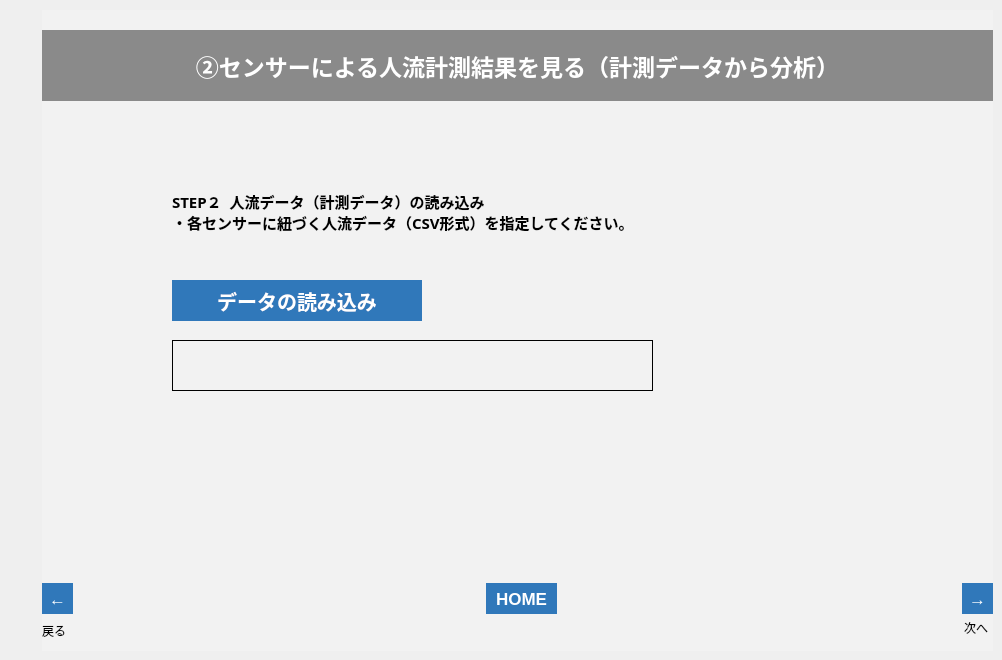
   <widget class="QWidget" name="tab_13">
    <attribute name="title">
     <string>002_3</string>
    </attribute>
    <widget class="QFrame" name="frame_14">
     <property name="geometry">
      <rect>
       <x>42</x>
       <y>10</y>
       <width>951</width>
       <height>641</height>
      </rect>
     </property>
     <property name="styleSheet">
      <string notr="true">background-color: rgb(242, 242, 242);</string>
     </property>
     <property name="frameShape">
      <enum>QFrame::NoFrame</enum>
     </property>
     <property name="frameShadow">
      <enum>QFrame::Plain</enum>
     </property>
     <property name="lineWidth">
      <number>0</number>
     </property>
     <widget class="QLabel" name="lbl_002_3_n">
      <property name="enabled">
       <bool>true</bool>
      </property>
      <property name="geometry">
       <rect>
        <x>922</x>
        <y>610</y>
        <width>31</width>
        <height>16</height>
       </rect>
      </property>
      <property name="text">
       <string>次へ</string>
      </property>
     </widget>
     <widget class="QLabel" name="label_77">
      <property name="geometry">
       <rect>
        <x>0</x>
        <y>610</y>
        <width>50</width>
        <height>21</height>
       </rect>
      </property>
      <property name="text">
       <string>戻る</string>
      </property>
     </widget>
     <widget class="QToolButton" name="btn_002_3_n">
      <property name="enabled">
       <bool>true</bool>
      </property>
      <property name="geometry">
       <rect>
        <x>920</x>
        <y>573</y>
        <width>31</width>
        <height>31</height>
       </rect>
      </property>
      <property name="font">
       <font>
        <pointsize>13</pointsize>
        <weight>75</weight>
        <bold>true</bold>
       </font>
      </property>
      <property name="styleSheet">
       <string notr="true">background-color: rgb(48,120,186);
color: rgb(255, 255, 255);
border: none;</string>
      </property>
      <property name="text">
       <string>→</string>
      </property>
     </widget>
     <widget class="QToolButton" name="btn_002_3_b">
      <property name="geometry">
       <rect>
        <x>0</x>
        <y>573</y>
        <width>31</width>
        <height>31</height>
       </rect>
      </property>
      <property name="font">
       <font>
        <pointsize>13</pointsize>
        <weight>75</weight>
        <bold>true</bold>
       </font>
      </property>
      <property name="styleSheet">
       <string notr="true">background-color: rgb(48,120,186);
color: rgb(255, 255, 255);
border: none;</string>
      </property>
      <property name="text">
       <string>←</string>
      </property>
     </widget>
     <widget class="QLabel" name="label_78">
      <property name="geometry">
       <rect>
        <x>0</x>
        <y>20</y>
        <width>951</width>
        <height>71</height>
       </rect>
      </property>
      <property name="font">
       <font>
        <family>游ゴシック</family>
        <pointsize>17</pointsize>
        <weight>75</weight>
        <bold>true</bold>
       </font>
      </property>
      <property name="styleSheet">
       <string notr="true">background-color: rgb(138, 138, 138);
color: rgb(255, 255, 255);</string>
      </property>
      <property name="text">
       <string>②センサーによる人流計測結果を見る（計測データから分析）</string>
      </property>
      <property name="alignment">
       <set>Qt::AlignCenter</set>
      </property>
     </widget>
     <widget class="QLabel" name="lbl_002_read_msg">
      <property name="geometry">
       <rect>
        <x>130</x>
        <y>410</y>
        <width>711</width>
        <height>51</height>
       </rect>
      </property>
      <property name="font">
       <font>
        <family>游ゴシック</family>
        <pointsize>16</pointsize>
        <weight>75</weight>
        <bold>true</bold>
       </font>
      </property>
      <property name="styleSheet">
       <string notr="true">border-color: rgb(220, 220, 220);
color: rgb(255, 0, 0);</string>
      </property>
      <property name="frameShape">
       <enum>QFrame::Box</enum>
      </property>
      <property name="lineWidth">
       <number>0</number>
      </property>
      <property name="midLineWidth">
       <number>0</number>
      </property>
      <property name="text">
       <string/>
      </property>
      <property name="alignment">
       <set>Qt::AlignLeading|Qt::AlignLeft|Qt::AlignVCenter</set>
      </property>
     </widget>
     <widget class="QPushButton" name="btn_002_csv_read">
      <property name="geometry">
       <rect>
        <x>130</x>
        <y>270</y>
        <width>250</width>
        <height>41</height>
       </rect>
      </property>
      <property name="font">
       <font>
        <family>游ゴシック</family>
        <pointsize>15</pointsize>
        <weight>75</weight>
        <bold>true</bold>
       </font>
      </property>
      <property name="autoFillBackground">
       <bool>false</bool>
      </property>
      <property name="styleSheet">
       <string notr="true">background-color: rgb(48,120,186);
color: rgb(255, 255, 255);
border: none;</string>
      </property>
      <property name="text">
       <string>データの読み込み</string>
      </property>
     </widget>
     <widget class="QLabel" name="label_32">
      <property name="geometry">
       <rect>
        <x>130</x>
        <y>180</y>
        <width>711</width>
        <height>71</height>
       </rect>
      </property>
      <property name="font">
       <font>
        <family>游ゴシック</family>
        <pointsize>11</pointsize>
        <weight>75</weight>
        <bold>true</bold>
       </font>
      </property>
      <property name="styleSheet">
       <string notr="true">border-color: rgb(220, 220, 220);</string>
      </property>
      <property name="frameShape">
       <enum>QFrame::Box</enum>
      </property>
      <property name="lineWidth">
       <number>0</number>
      </property>
      <property name="midLineWidth">
       <number>0</number>
      </property>
      <property name="text">
       <string>STEP２  人流データ（計測データ）の読み込み
・各センサーに紐づく人流データ（CSV形式）を指定してください。
</string>
      </property>
      <property name="alignment">
       <set>Qt::AlignLeading|Qt::AlignLeft|Qt::AlignTop</set>
      </property>
     </widget>
     <widget class="QLabel" name="lbl_002_filename">
      <property name="geometry">
       <rect>
        <x>130</x>
        <y>330</y>
        <width>481</width>
        <height>51</height>
       </rect>
      </property>
      <property name="font">
       <font>
        <pointsize>14</pointsize>
       </font>
      </property>
      <property name="frameShape">
       <enum>QFrame::Panel</enum>
      </property>
      <property name="text">
       <string/>
      </property>
      <property name="alignment">
       <set>Qt::AlignCenter</set>
      </property>
     </widget>
     <widget class="QToolButton" name="btn_home_9">
      <property name="geometry">
       <rect>
        <x>444</x>
        <y>573</y>
        <width>71</width>
        <height>31</height>
       </rect>
      </property>
      <property name="font">
       <font>
        <pointsize>13</pointsize>
        <weight>75</weight>
        <bold>true</bold>
       </font>
      </property>
      <property name="styleSheet">
       <string notr="true">background-color: rgb(48,120,186);
color: rgb(255, 255, 255);
border: none;</string>
      </property>
      <property name="text">
       <string>HOME</string>
      </property>
     </widget>
    </widget>
   </widget>
